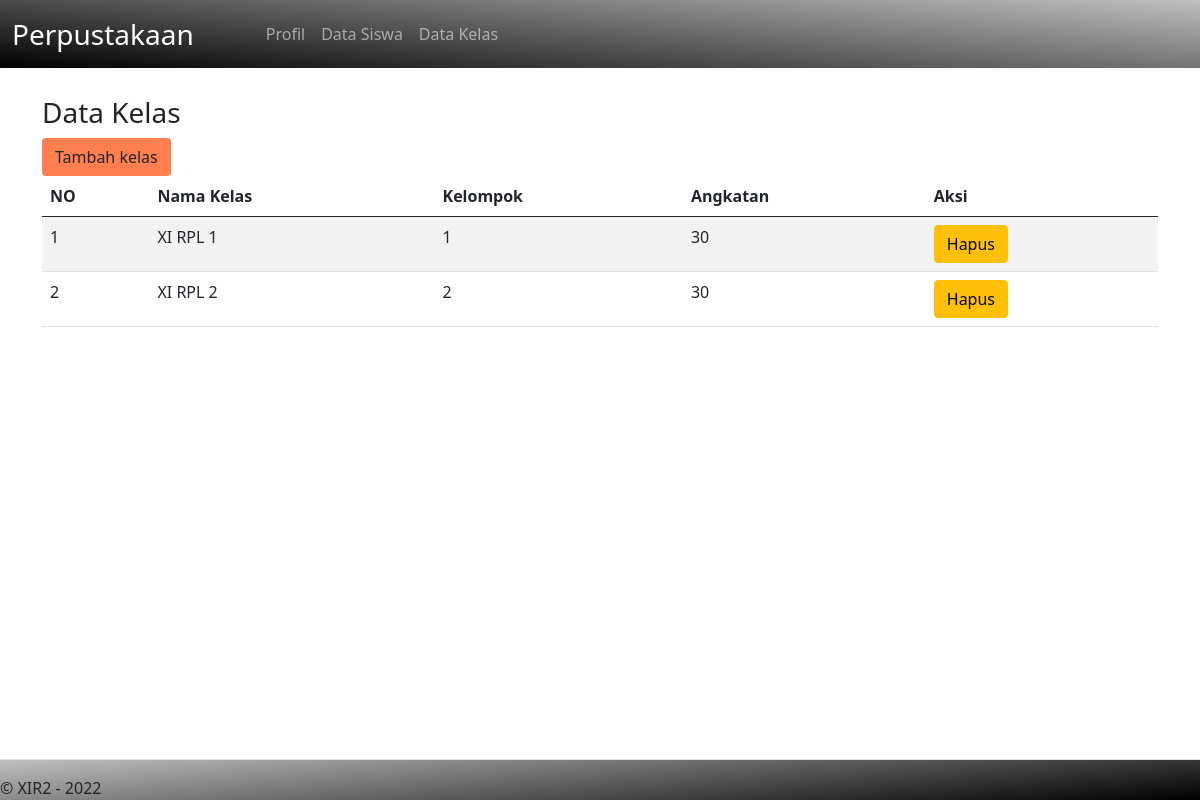
The app's page /tampil_kelas.php (signed in) with its own data.
### tables this page shows
CREATE TABLE `kelas` (
  `id_kelas` int(11) NOT NULL,
  `nama_kelas` varchar(20) NOT NULL,
  `kelompok` varchar(20) NOT NULL,
  `angkatan` int(100) NOT NULL
);

### tampil_kelas.php (the view)
<?php include'navbar.php'; ?>
<h3>Data Kelas</h3>
<a href="tambah_kelas.php"><input type="submit" name="" value="Tambah kelas" class="btn" style="background-color:Coral;"></a>
       <table class="table table-hover table-striped">
        <thead>
            <th>NO</th>
            <th>Nama Kelas</th>
            <th>Kelompok</th>
            <th>Angkatan</th>
            <th>Aksi</th>
        </thead>
        <tbody>
            <?php
            include "koneksi.php";
            $qry_siswa=mysqli_query($conn,"select * from kelas ");
            $no=0;
            while($data_kelas=mysqli_fetch_array($qry_siswa)){
                $no++;?>
                <tr>    <td><?=$no?></td><td>
                    <?=$data_kelas['nama_kelas']?></td><td>
                    <?=$data_kelas['kelompok']?></td><td>
                    <?=$data_kelas['angkatan']?></td><td>
                    <a href="hapus_kelas.php?id_kelas=<?=$data_kelas['id_kelas']?>" onclick="return confirm('Apakah anda yakin menghapus data ini?')" class="btn btn-warning">Hapus</a>
                    </td>
                </tr>
                <?php
            }
            ?>
        </tbody>
       </table>
       <br><br><br><br><br>
       <?php include'footer.php'; ?>

### records on screen
kelas: nama_kelas "XI RPL 1", kelompok "1", angkatan "30"
kelas: nama_kelas "XI RPL 2", kelompok "2", angkatan "30"
